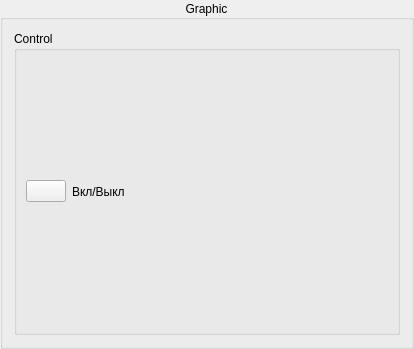
<?xml version="1.0" encoding="UTF-8"?>
<ui version="4.0">
 <class>OscillographGroupBox</class>
 <widget class="QGroupBox" name="OscillographGroupBox">
  <property name="geometry">
   <rect>
    <x>0</x>
    <y>0</y>
    <width>414</width>
    <height>349</height>
   </rect>
  </property>
  <property name="windowTitle">
   <string>GroupBox</string>
  </property>
  <property name="title">
   <string>Graphic</string>
  </property>
  <property name="alignment">
   <set>Qt::AlignCenter</set>
  </property>
  <layout class="QVBoxLayout" name="verticalLayout">
   <item>
    <widget class="QGroupBox" name="groupBoxControl">
     <property name="title">
      <string>Control</string>
     </property>
     <layout class="QHBoxLayout" name="horizontalLayout">
      <item>
       <widget class="QPushButton" name="pushButtonAcq">
        <property name="text">
         <string/>
        </property>
        <property name="icon">
         <iconset resource="resource.qrc">
          <normaloff>:/Icons/CrystalClear/media-playback-start-7.png</normaloff>:/Icons/CrystalClear/media-playback-start-7.png</iconset>
        </property>
        <property name="checkable">
         <bool>true</bool>
        </property>
       </widget>
      </item>
      <item>
       <widget class="QLabel" name="label">
        <property name="text">
         <string>Вкл/Выкл</string>
        </property>
       </widget>
      </item>
      <item>
       <spacer name="horizontalSpacer">
        <property name="orientation">
         <enum>Qt::Horizontal</enum>
        </property>
        <property name="sizeHint" stdset="0">
         <size>
          <width>40</width>
          <height>20</height>
         </size>
        </property>
       </spacer>
      </item>
     </layout>
    </widget>
   </item>
  </layout>
 </widget>
 <resources>
  <include location="resource.qrc"/>
 </resources>
 <connections/>
</ui>
